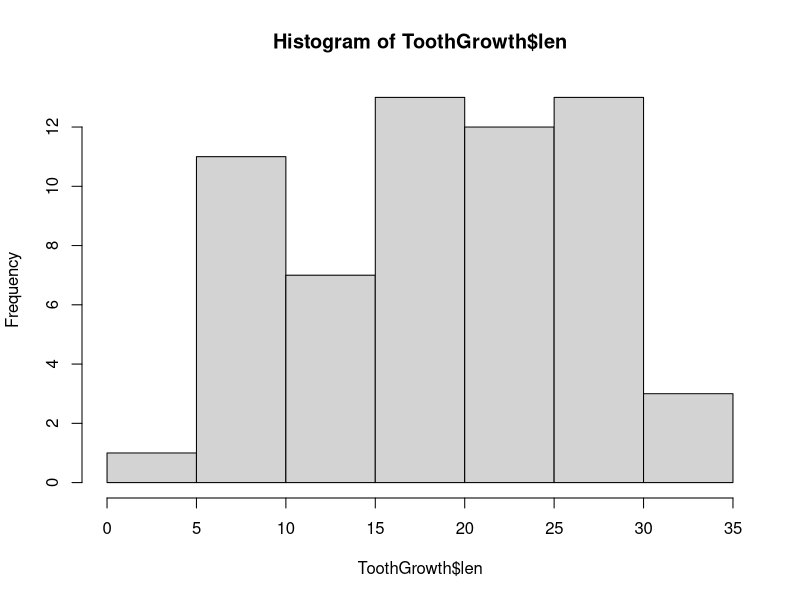
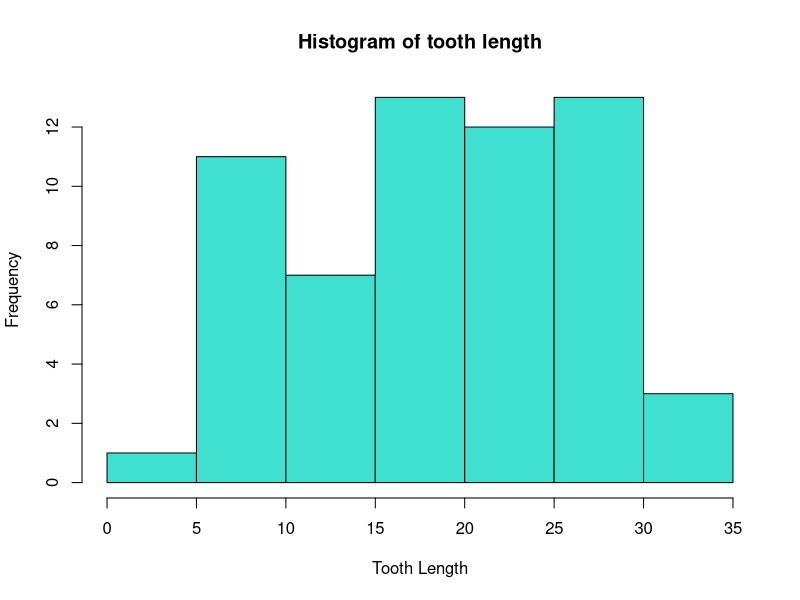
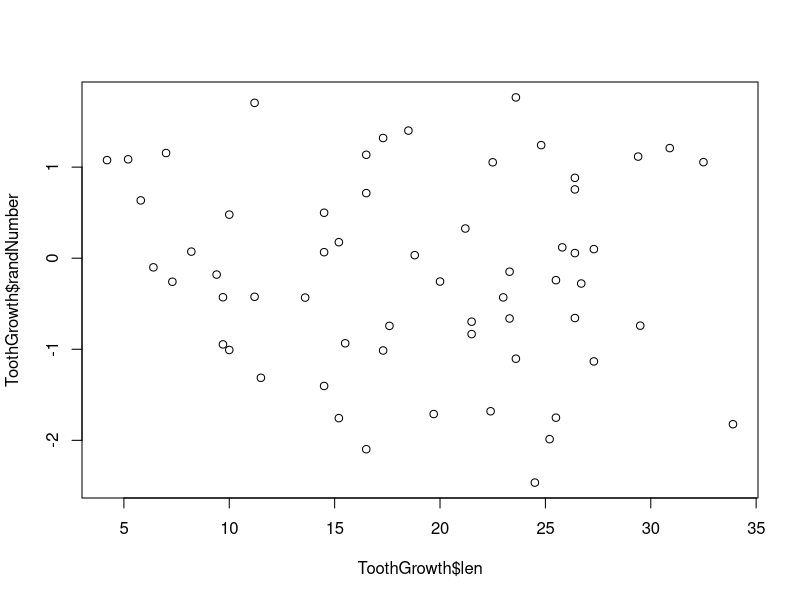
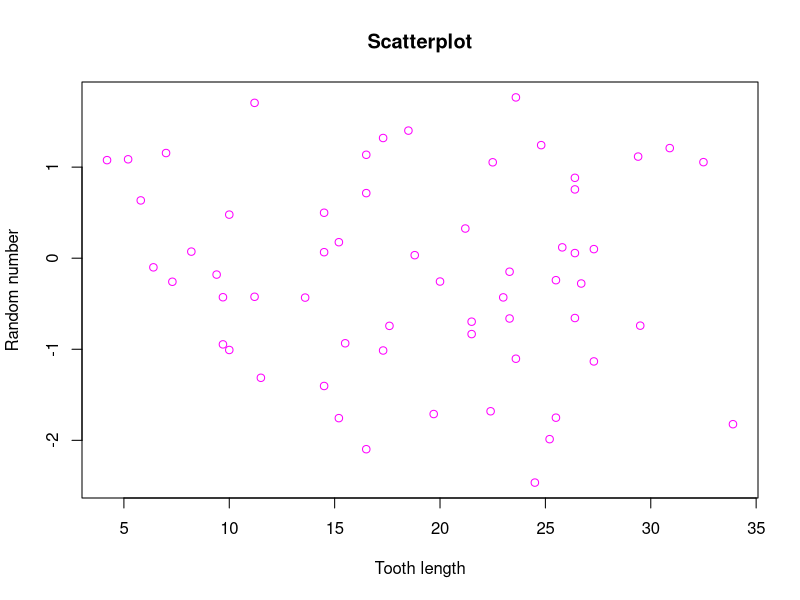
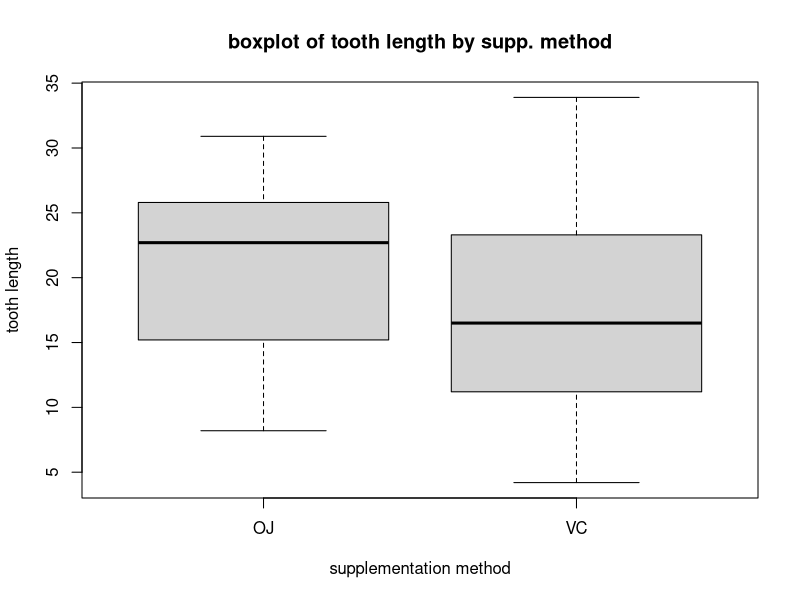
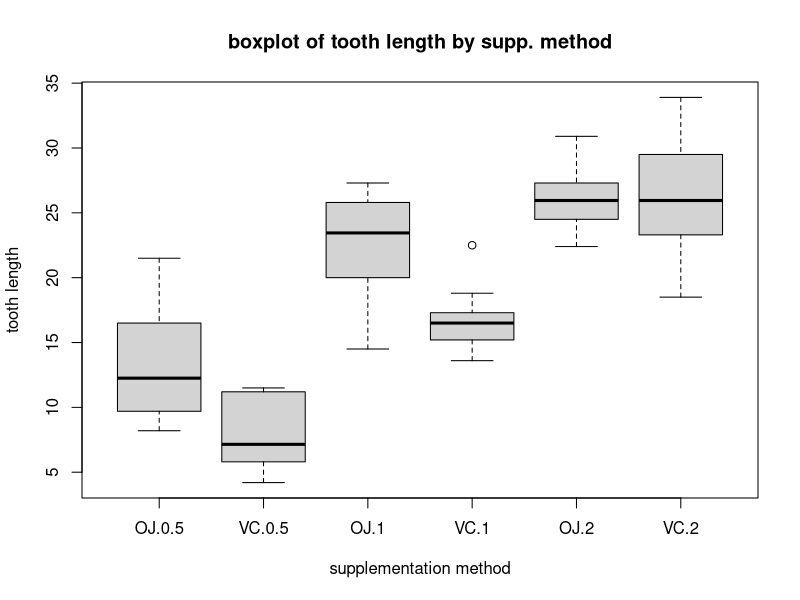

Generate these figures, in order, with R: (Note: this script raises an error after producing the figures.)
###################### 
# RA tutorial / week 2
######################

###### section 1: vectors, matrices, and operations

# clear the workspace
rm(list = ls())

# create an object 'x' equal to the number 2
x <- 2

# create an object 'y' equal to the number 3
y <- 3

# take the square of x
x^2

# now add x and y together, and store the result in a third object 'z'
z <- x + y

# find the square root of the sum of x-squared and y-squared
sqrt(x^2 + y^2)

# create a vector 'vector_a' containing the variables x, y, and z
vector_a <- c(x, y, z)

# print the second element of vector_a
vector_a[2]

# compute the number of elements in vector_a
length(vector_a)

# show the help screen for the length() function
?length

# compute the number of unique elements in vector_a
unique(vector_a)
length(unique(vector_a))

# determine whether the third element of vector_a is greater than 5
vector_a[3] > 5

# create a vector 'vector_b' containing the squares of x, y, and z
vector_b <- c(x^2, y^2, z^2)
vector_a^2

# create a matrix 'our_matrix' containing vector_a in column 1 and vector_b in column 2
our_matrix <- matrix(c(vector_a, vector_b), nrow = 3, ncol = 2, byrow = FALSE)
our_matrix

# get the dimensions of our_matrix
dim(our_matrix)
nrow(our_matrix)
ncol(our_matrix)

# print just the first column of our_matrix
our_matrix[,1]

# print the number in the 3rd row & 2nd column of our_matrix
our_matrix[3,2]

# take the row-wise sum of columns 1 & 2 of our_matrix
our_matrix[,1] + our_matrix[,2]

# add a third column to our_matrix, consisting of the row-wise sum of columns 1 & 2
our_matrix <- matrix(c(our_matrix, (our_matrix[,1]+our_matrix[,2])), nrow = 3, ncol = 3, byrow = FALSE)
our_matrix

#### section 2: dataframes

# convert our_matrix to a dataframe, and store it as 'our_dataframe'
our_dataframe <- as.data.frame(our_matrix)

# give our dataframe some columns names by creating a character vector
names(our_dataframe) <- c('a', 'a_squared', 'sum')

# now we can check that the column names were applied
names(our_dataframe)

# print the sum column
our_dataframe$sum

# print the second value in the a_squared column
our_dataframe$a_squared[2]

# add a new column to our_dataframe equal to the square root of the sum, named 'sum_sqrt'
our_dataframe$sum_sqrt <- sqrt(our_dataframe$sum)
our_dataframe

# take the sum of the new 'sum_sqrt' column
sum(our_dataframe$sum_sqrt)

# the great thing about dataframes is that you can label columns, rows, 
# and you can include multiple classes of data (i.e. character and numeric) 
# in a single data table.
# let's try working with a more realistic dataframe built into R...

# load the ToothGrowth dataset that is built into R
data(ToothGrowth)

# this dataset shows odontoblast length (`len`) in 60 guinea pigs
# given vitamin c in one of two methods (`supp`, either orange juice (OJ) or ascorbic acid (VC)) 
# at one of three doses (`dose`, either 0.5, 1, or 2 mg/day)

# first, we should explore the dataset
# display the first 10 rows of the dataframe
head(ToothGrowth, 10)

# the str() function gives a more comprehensive summary of the variables in a dataframe
# it shows the number of observations, variables, each variable's class, and # of levels
str(ToothGrowth)

# sometimes we want to get a count of the number of observations of one variable
# create a table showing the number of observations for each dose
table(ToothGrowth$dose)

# create a table showing number of observations where dose is greater than 1
table(ToothGrowth$dose > 1)

# create a table showing number of observations for each dose for each supplement type
table(ToothGrowth$dose, ToothGrowth$supp)

#### section 3: basic stats & plotting

# the summary() command allows us to get the min, max, mean, and median of all numeric variables
summary(ToothGrowth)

# find the maximum, minimum, and range of the tooth length values
max(ToothGrowth$len)
min(ToothGrowth$len)
range(ToothGrowth$len)

# find the mean tooth length, stripping NAs if they exist
mean(ToothGrowth$len)
is.na(ToothGrowth$len)
table(is.na(ToothGrowth$len))
?mean
mean(ToothGrowth$len, na.rm = TRUE)

# find the standard deviation of tooth length
sd(ToothGrowth$len, na.rm = TRUE)

# make a histogram of tooth length in the guinea pigs
hist(ToothGrowth$len)

# make some aesthetic improvements to the plot
?hist
hist(ToothGrowth$len, 
     xlab = "Tooth Length", ylab = "Frequency",
     main = "Histogram of tooth length",
     col = "turquoise")

# create a new variable in the ToothLength dataframe 'randNumber' consisting of a random number
?rnorm
ToothGrowth$randNumber <- rnorm(nrow(ToothGrowth))

# make a scatterplot of tooth length vs. the random number
plot(ToothGrowth$len, ToothGrowth$randNumber)

# make some aesthetic improvements ot the plot
plot(ToothGrowth$len, ToothGrowth$randNumber,
     xlab = "Tooth length", ylab = "Random number", 
     main = "Scatterplot", 
     col = "magenta")

# make a boxplot of tooth length vs. supplementation method
boxplot(len ~ supp, ToothGrowth,
        xlab = 'supplementation method', ylab = 'tooth length', 
        main = 'boxplot of tooth length by supp. method')

# make a boxplot of tooth length by supplementation method AND dose
boxplot(len ~ supp:dose, ToothGrowth,
        xlab = 'supplementation method', ylab = 'tooth length', 
        main = 'boxplot of tooth length by supp. method')

# it looks like there is an effect of supplementation method on tooth length.
# do a t-test to determine whether tooth length differs significantly by supplement.
t.test(len ~ supp, data = ToothGrowth, paired = FALSE)

# you can also store the results of your statistical test in an object
our_ttest <- t.test(len ~ supp, data = ToothGrowth, paired = FALSE)

# the result is a list with 9 elements. use the following syntax to print each element:
our_ttest[[3]] # prints the p-value
our_ttest[[1]] # prints the t-statistic

# it also looked like there was an effect of dose on tooth length.
# do an ANOVA to determine whether there is a significant effect of dose on tooth length
our_anova <- aov(len ~ dose, data = ToothGrowth)
summary(our_anova)

#### next week:
# importing data, packages in R,
# cleaning, manipulating & summarizing data using dplyr
# how to organize projects in R

